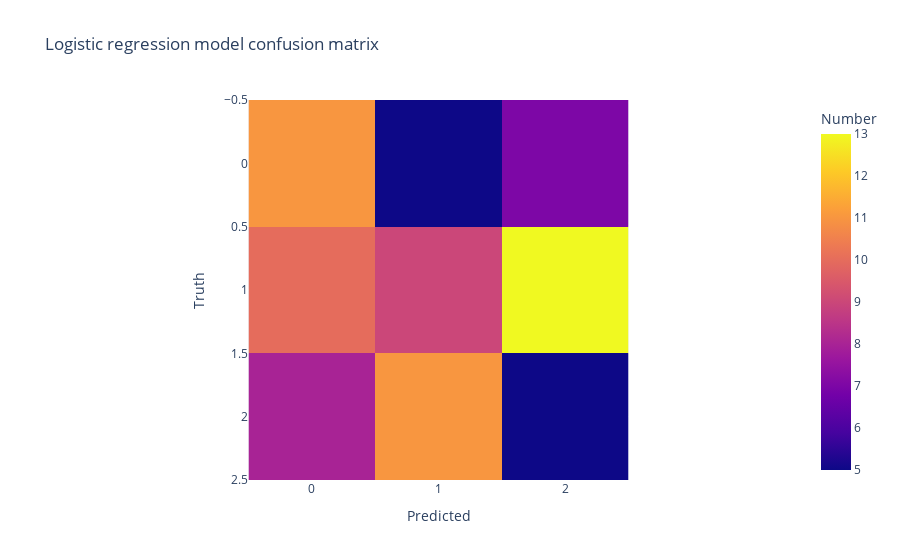

Notebook code cell kept with this figure:
### Code cell
import plotly.express as px

y_pred = model.predict(X_test)
cm = confusion_matrix(y_test.values.argmax(axis=1), y_pred.argmax(axis=1))
px.imshow(cm, 
          title='Logistic regression model confusion matrix',
          labels=dict(x='Predicted', y='Truth', color='Number'))

### Figure 1 — Plotly figure (JSON) as saved in the notebook; plotly's stock layout.template omitted (floating-point values rounded to 4 significant figures)
{"data": [{"coloraxis": "coloraxis", "hovertemplate": "Predicted: %{x}<br>Truth: %{y}<br>Number: %{z}<extra></extra>", "name": "0", "type": "heatmap", "xaxis": "x", "yaxis": "y", "z": [[11, 5, 7], [10, 9, 13], [8, 11, 5]]}], "layout": {"coloraxis": {"colorbar": {"title": {"text": "Number"}}, "colorscale": [[0, "#0d0887"], [0.1111, "#46039f"], [0.2222, "#7201a8"], [0.3333, "#9c179e"], [0.4444, "#bd3786"], [0.5556, "#d8576b"], [0.6667, "#ed7953"], [0.7778, "#fb9f3a"], [0.8889, "#fdca26"], [1, "#f0f921"]]}, "title": {"text": "Logistic regression model confusion matrix"}, "xaxis": {"anchor": "y", "constrain": "domain", "domain": [0, 1], "scaleanchor": "y", "title": {"text": "Predicted"}}, "yaxis": {"anchor": "x", "autorange": "reversed", "constrain": "domain", "domain": [0, 1], "title": {"text": "Truth"}}}}
